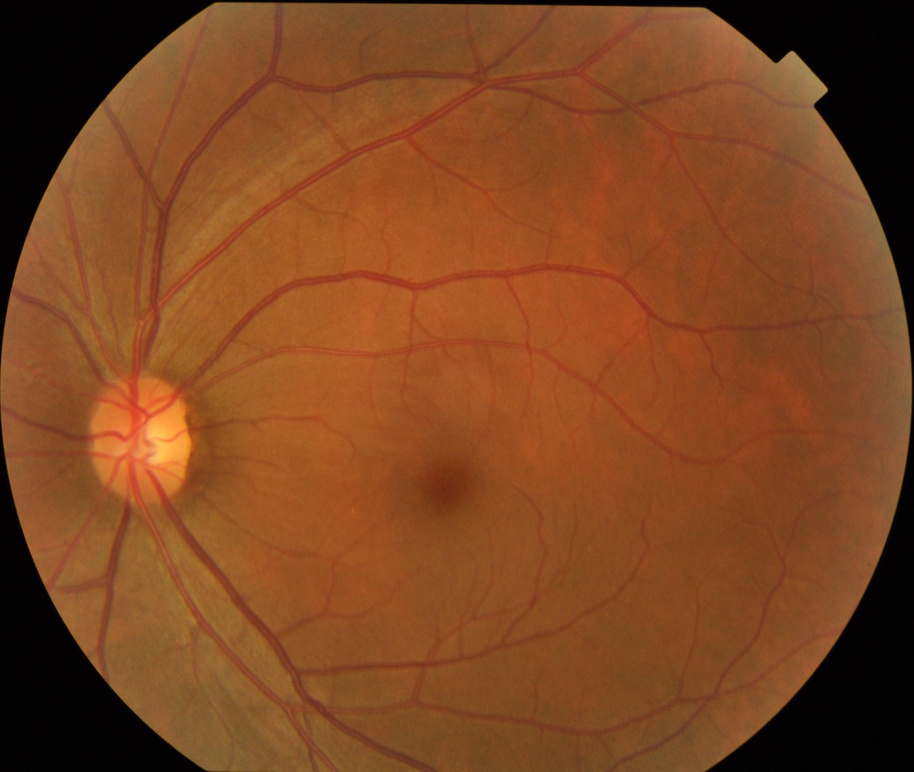
#> input picture 1000images/1ffa9627-8d87-11e8-9daf-6045cb817f5b..JPG, 914 x 772 px, shrunk from 3046 x 2572 before the run; its folder holds only this picture in this run
$ python -i app_funduschat_flask_all.py   (imports and definitions only)
#> lines starting #> are read from the running program, lines starting #| are printed output that depends on the picture; after the words box and inside, x2 and y2 are one past the last pixel; in counts of white or black regions, pixels touching at a corner belong together
#> further down, picture is the input picture: shape (772, 914, 3); mean B, G, R 33.6, 69.5, 125.4
# app_funduschat_flask.py
# Fundus Chat Line – runnable demo app
# Demo only — not for clinical use.

from flask import Flask, request, render_template_string
import os
import cv2
import numpy as np
from PIL import Image
import math
from sklearn.metrics.pairwise import cosine_similarity
from skimage.filters import frangi

# [1 line not run here, left out]
UPLOAD_FOLDER = 'static/uploads'
DATASET_FOLDER = '1000images' # change later to 'dataset'
FEATURES_FILE = 'features.npz'
# [1 line not run here, left out]

HAVE_FRANGI = True

# --------------------------------------------------
# HTML Template
# --------------------------------------------------
HTML = """
<!DOCTYPE html>
<html>
<head>
<title>Fundus Chat Line</title>
<style>
  body { font-family: Arial; margin: 40px; }
  .disc { color: red; font-weight: bold; }
</style>
</head>
<body>
<h2>Fundus Chat Line</h2>
<p><strong>Demo only — not for clinical use.</strong></p>
<form method="POST" enctype="multipart/form-data">
  <p>Upload Fundus Image:<br><input type=file name=image required></p>
  <p>Optional Question:<br><input type=text name=question style="width:300px"></p>
  <button type=submit>Analyze</button>
</form>

{% if result %}
<hr>
<h3>Results</h3>
<p><b>Vessel Overlay:</b></p>
<img src="{{ url_for('static', filename=result.vessel_path) }}" width=300>
<p><b>Optic Disc Overlay:</b></p>
<img src="{{ url_for('static', filename=result.disc_path) }}" width=300>

<h3>Similar Images</h3>
{% for item in result.neighbors %}
  <div style="margin-bottom:10px;">
    <img src="{{ url_for('static', filename=item.path) }}" width=200><br>
    Class: {{ item.label }}<br>
    Similarity: {{ '%.3f'|format(item.score) }}
  </div>
{% endfor %}

<h3>Summary</h3>
<div style="border:1px solid #ccc; padding:10px; width:500px;">
  <p><b>Provisional Label:</b> {{ result.provisional }}</p>
  <p>Vessel Density: {{ '%.3f'|format(result.vessel_density) }}</p>
  <p>Optic Disc Area: {{ '%.3f'|format(result.disc_area) }}</p>
  <p><b>Reply:</b> {{ result.reply }}</p>
</div>
{% endif %}
</body></html>
"""

# --------------------------------------------------
# Image utilities
# --------------------------------------------------
def load_image(path):
    return cv2.imread(path)

# [20 lines left out: functions vessel_overlay, disc_overlay_old, not called in this run]


def disc_overlay(img):

    # --- Red channel (optic disc strongest here)
    r = img[:,:,2]
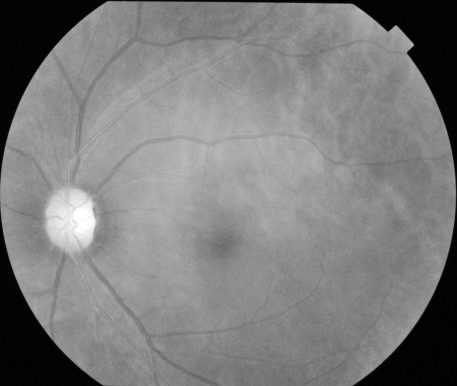
#> r: shape (772, 914) (shown at 1/2 size); min 0, max 255, mean 125.4

    # --- White Top-Hat to isolate bright local blob
    kernel = cv2.getStructuringElement(cv2.MORPH_ELLIPSE, (55,55))
    tophat = cv2.morphologyEx(r, cv2.MORPH_TOPHAT, kernel)
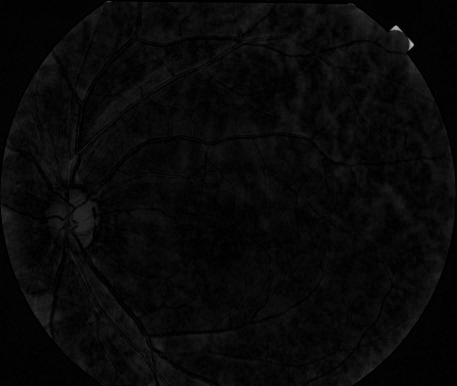
#> tophat: shape (772, 914) (shown at 1/2 size); min 0, max 187, mean 8.4

    # --- Normalize
    tophat = cv2.normalize(tophat, None, 0, 255, cv2.NORM_MINMAX)

    # --- Smooth
    bl = cv2.GaussianBlur(tophat, (15,15), 0)

    # --- Threshold
    _, th = cv2.threshold(bl, 0, 255, cv2.THRESH_BINARY + cv2.THRESH_OTSU)
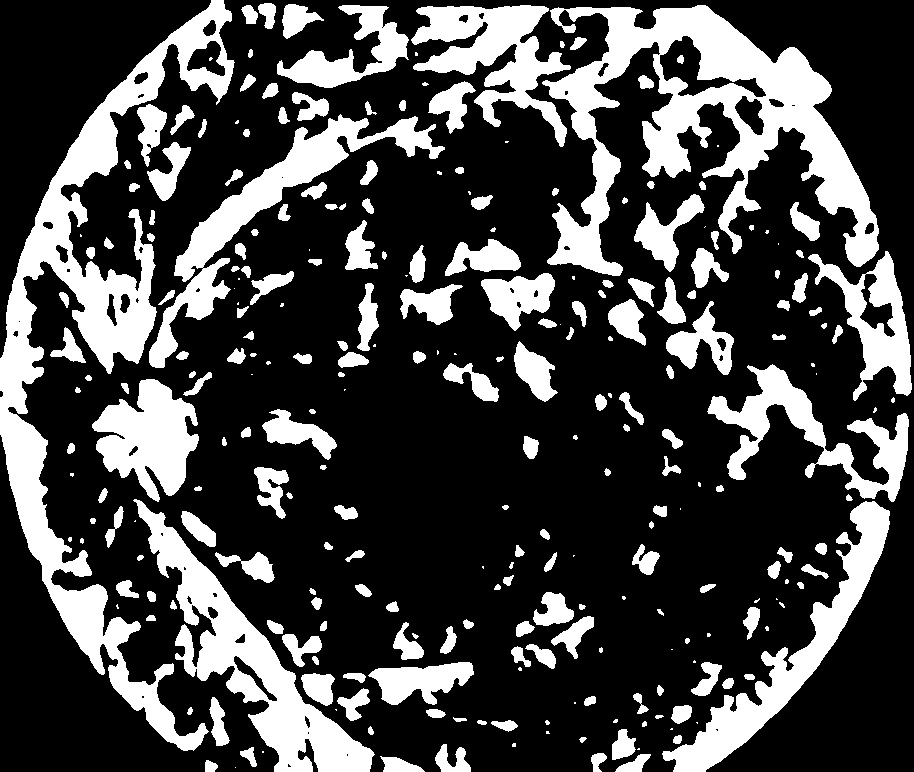
#> th: shape (772, 914); 27% white; 269 white regions (64 under 20 px), largest, box (x1, y1, x2, y2) and area: (0, 0, 235, 751) 34113, (542, 5, 879, 276) 31505, (133, 499, 375, 772) 15375

    # --- Morphological cleanup
    th = cv2.morphologyEx(th, cv2.MORPH_CLOSE,
                          cv2.getStructuringElement(cv2.MORPH_ELLIPSE, (25,25)))
#> th: shape (772, 914); 40.4% white; 54 white regions (19 under 20 px), largest, box (x1, y1, x2, y2) and area: (0, 0, 914, 772) 267787, (511, 590, 603, 671) 4331, (236, 409, 337, 470) 2306
    th = cv2.morphologyEx(th, cv2.MORPH_OPEN,
                          cv2.getStructuringElement(cv2.MORPH_ELLIPSE, (15,15)))
#> th: shape (772, 914); 38.3% white; 17 white regions, largest, box (x1, y1, x2, y2) and area: (0, 0, 914, 772) 253455, (512, 592, 594, 668) 4187, (260, 409, 336, 455) 1956

    # --- Largest component = optic disc
    num, labels, stats, _ = cv2.connectedComponentsWithStats(th, 8)
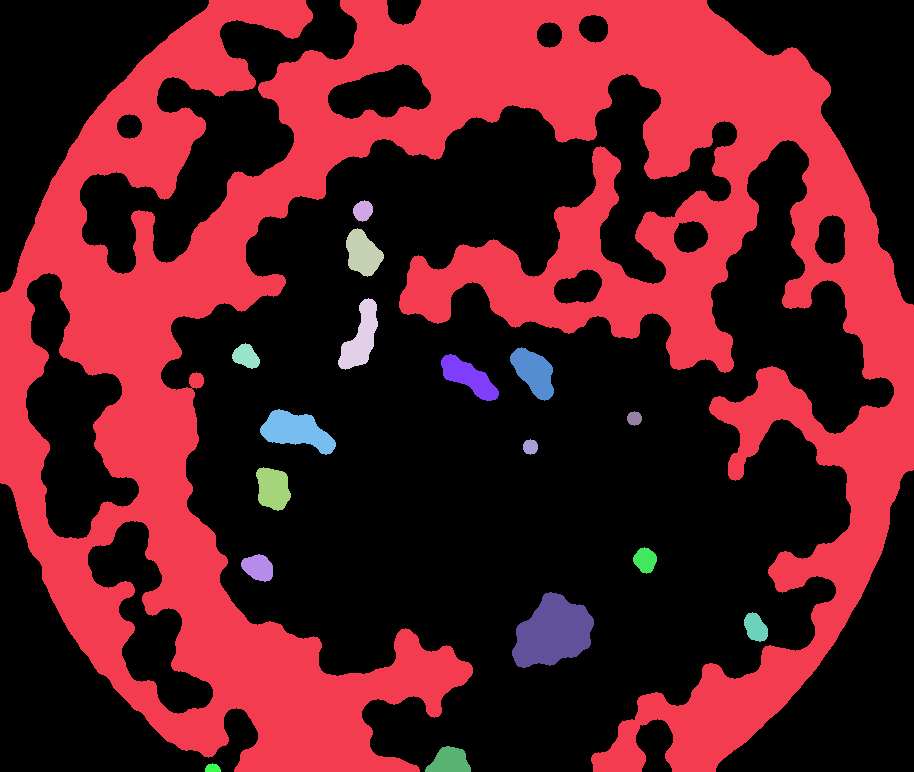
#> labels: shape (772, 914) int32; 18 distinct labels, from 0 to 17; one colour per label, 0 black
#> num = 18; stats = 18 rows, first 6: [0, 0, 914, 772, 435701], [0, 0, 914, 772, 253455], [353, 200, 20, 22, 323], [346, 228, 38, 49, 1211], [338, 298, 40, 72, 1485], [232, 343, 28, 26, 481]
    if num > 1:
        largest = 1 + np.argmax(stats[1:, cv2.CC_STAT_AREA])
#> largest = 1
        mask = (labels == largest).astype(np.uint8) * 255
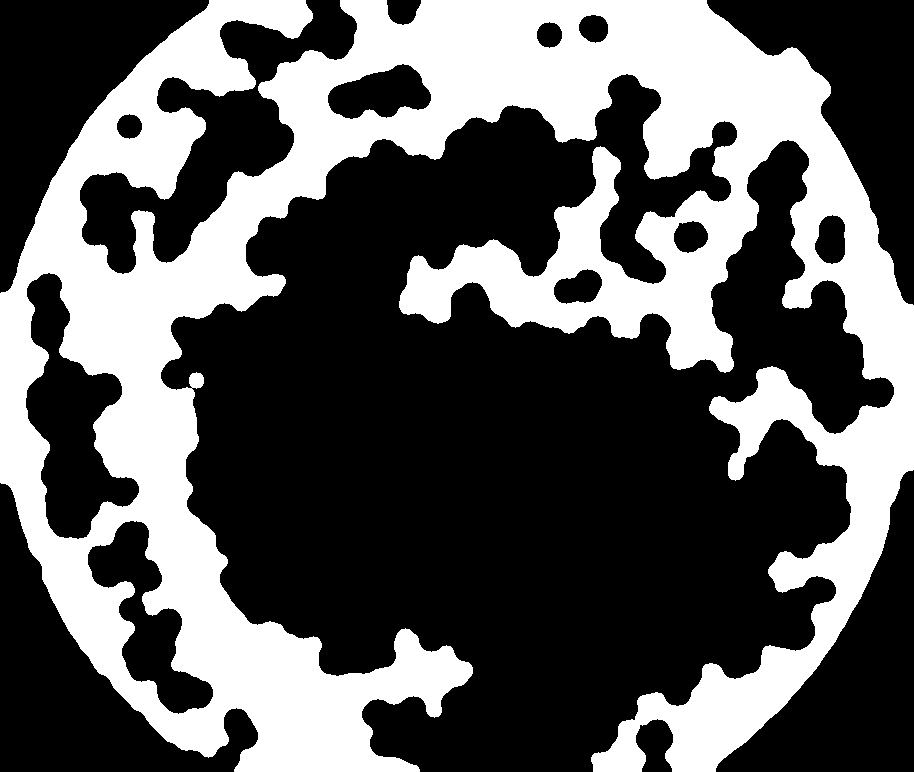
#> mask: shape (772, 914); 35.9% white; 1 white region, box (x1, y1, x2, y2) and area: (0, 0, 914, 772) 253455
    else:
        mask = th

    # --- Overlay
    overlay = img.copy()
    overlay[mask == 0] = [0, 0, 255]
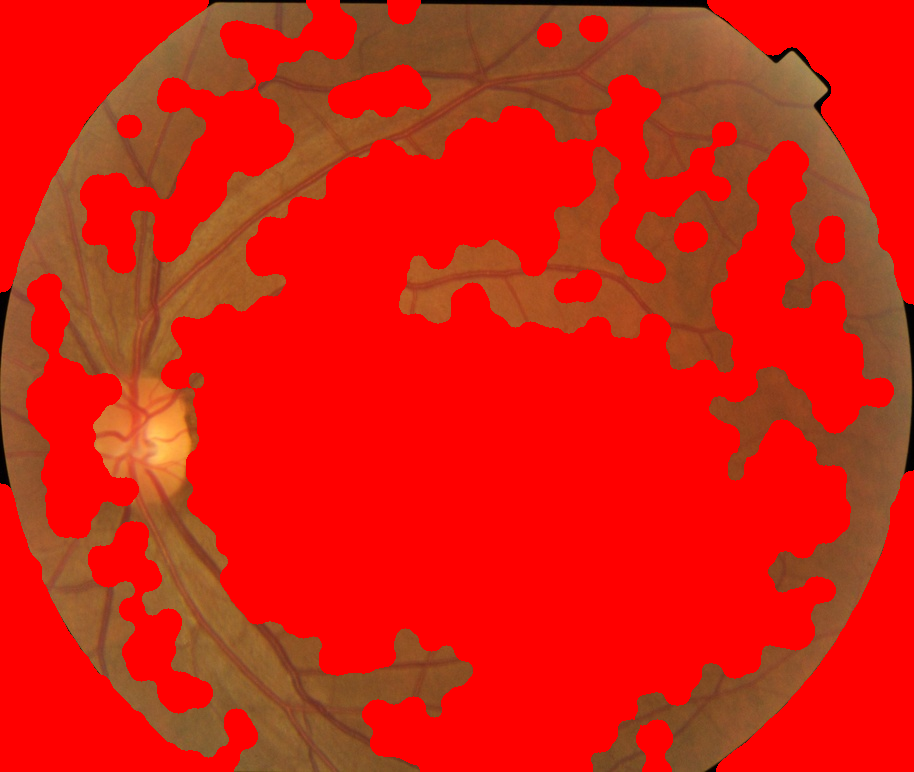
#> overlay: shape (772, 914, 3); mean B, G, R 15.4, 29.9, 215.5

    return overlay, mask


# ---------------------------------------------------------
# Feature extraction for similarity
# ---------------------------------------------------------

# [5 lines left out: function hist_feature, not called in this run]

# --------------------------------------------------
# Preload dataset features
# --------------------------------------------------
# [22 lines not run here, left out]

# --------------------------------------------------
# Flask Route
# --------------------------------------------------
# [72 lines that did not run here, left out]


# [2 lines not run here, left out]

>>> import cv2
>>> picture = cv2.imread('1000images/1ffa9627-8d87-11e8-9daf-6045cb817f5b..JPG')
>>> result = disc_overlay(picture)

$ run again, on 1000images/1ffa9628-8d87-11e8-9daf-6045cb817f5b..JPG
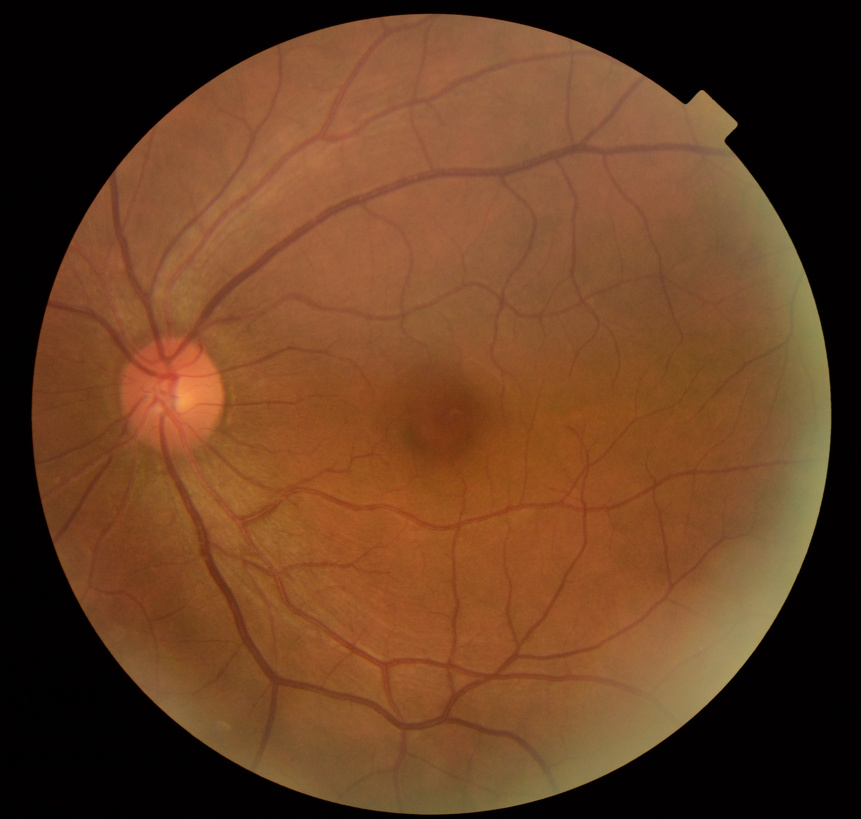
#> input picture 1000images/1ffa9628-8d87-11e8-9daf-6045cb817f5b..JPG, 861 x 819 px, shrunk from 3152 x 3000 before the run
#> picture is the input picture: shape (819, 861, 3); mean B, G, R 35, 62.8, 102.3
#> in disc_overlay, `num, labels, stats, _ = cv2.connectedComponentsWithStats(th, 8)`:
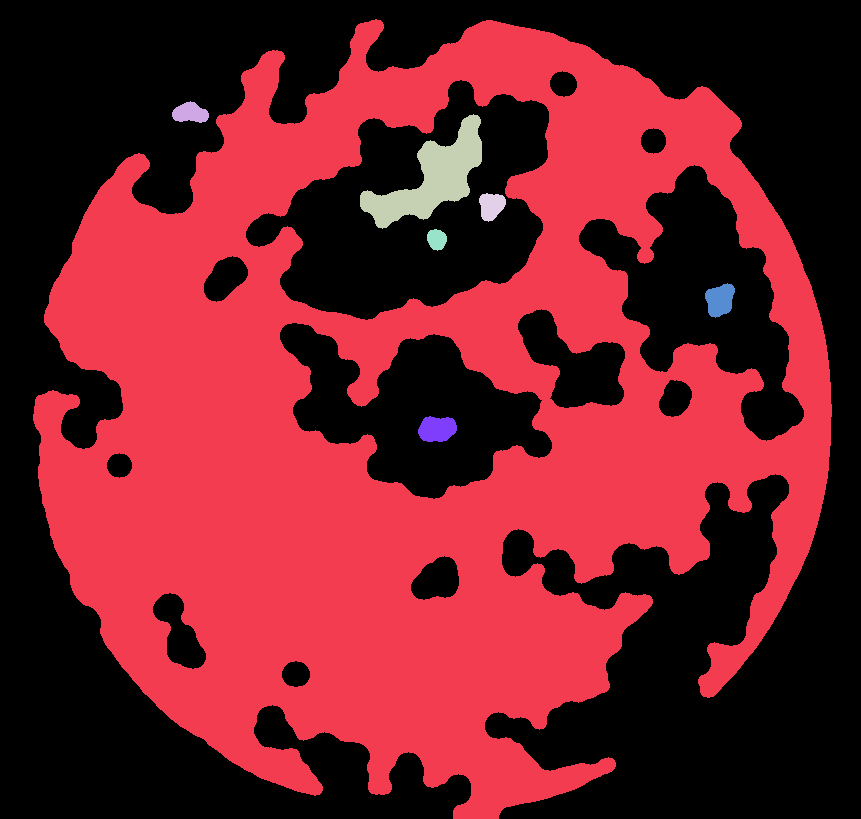
#> labels: shape (819, 861) int32; 8 distinct labels, from 0 to 7; one colour per label, 0 black
#> num = 8; stats = [[0, 0, 861, 819, 366575], [33, 19, 799, 800, 330091], [172, 101, 37, 22, 565], [360, 114, 122, 115, 5483], [479, 193, 27, 29, 565], [427, 229, 20, 22, 331], [705, 283, 30, 35, 747], [418, 416, 39, 26, 802]]
#> largest = 1
#> mask: shape (819, 861); 46.8% white; 1 white region, box (x1, y1, x2, y2) and area: (33, 19, 832, 819) 330091
#> in disc_overlay, `overlay[mask == 0] = [0, 0, 255]`:
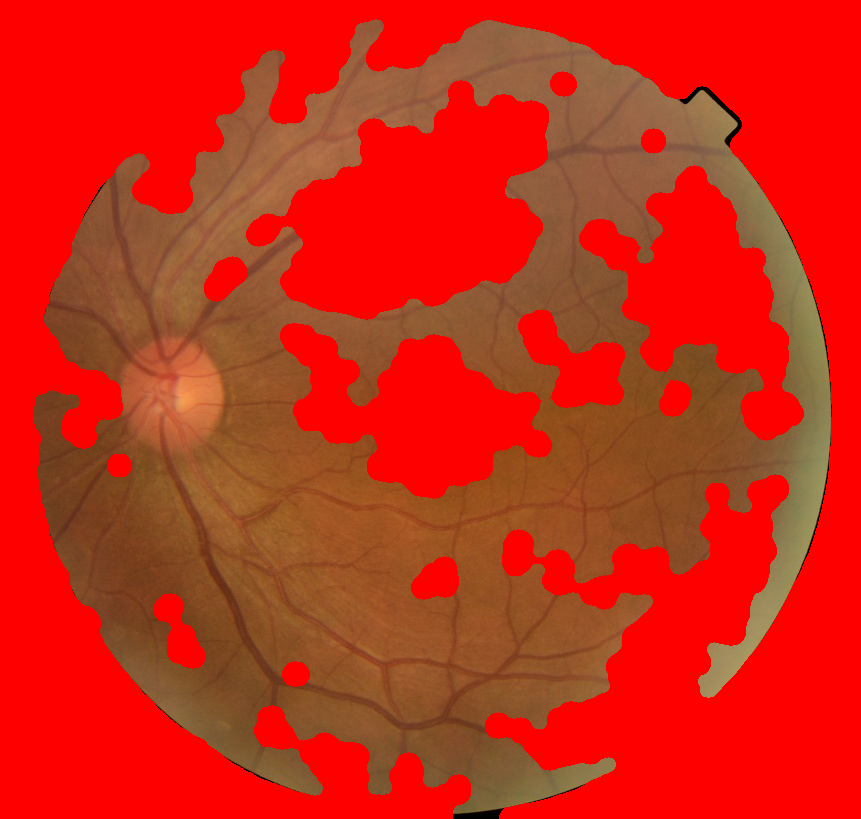
#> overlay: shape (819, 861, 3); mean B, G, R 22, 40.8, 202.6

$ run again, on 1000images/1ffa9629-8d87-11e8-9daf-6045cb817f5b..JPG
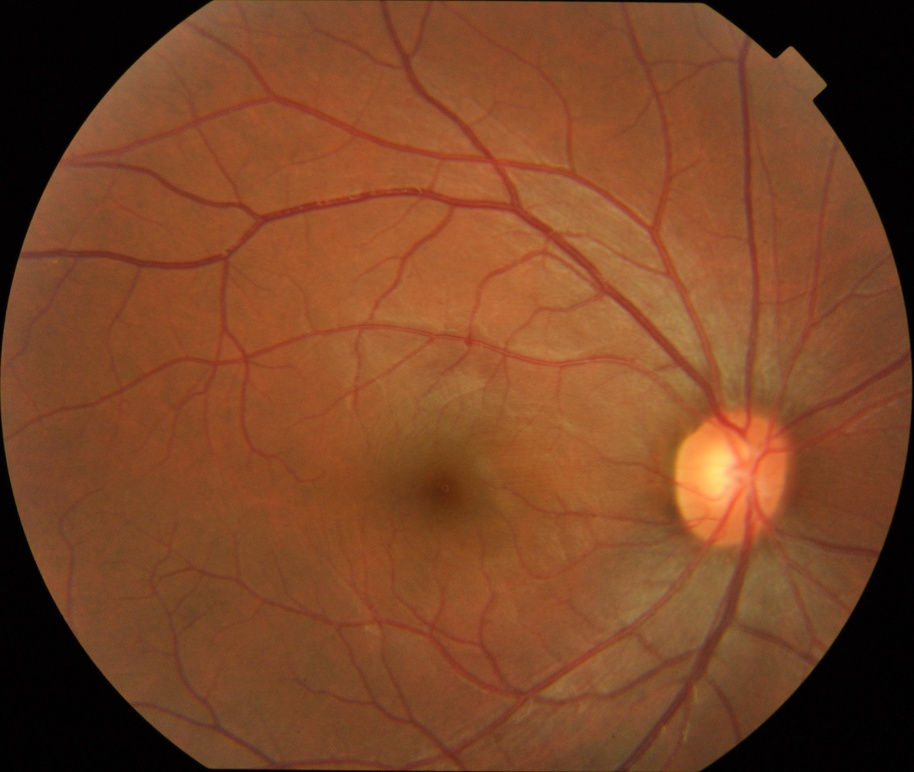
#> input picture 1000images/1ffa9629-8d87-11e8-9daf-6045cb817f5b..JPG, 914 x 772 px, shrunk from 3046 x 2572 before the run
#> picture is the input picture: shape (772, 914, 3); mean B, G, R 39, 69.6, 122.7
#> in disc_overlay, `num, labels, stats, _ = cv2.connectedComponentsWithStats(th, 8)`:
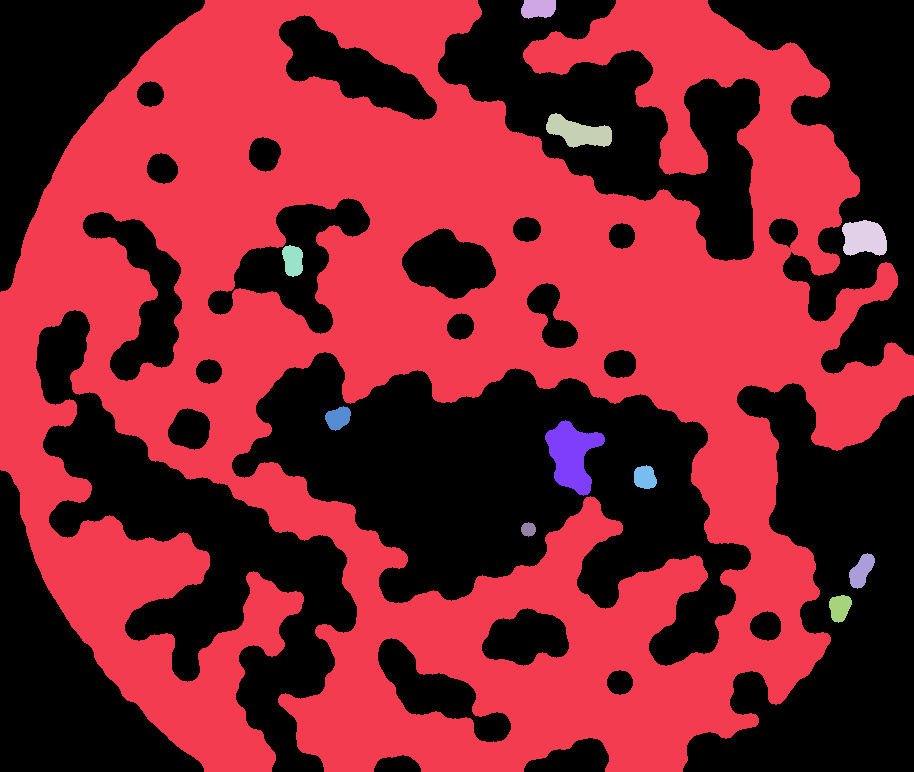
#> labels: shape (772, 914) int32; 12 distinct labels, from 0 to 11; one colour per label, 0 black
#> num = 12; stats = [[0, 0, 914, 772, 327906], [0, 0, 914, 772, 369394], [521, 0, 35, 19, 567], [546, 113, 66, 35, 1337], [842, 220, 45, 36, 1300], [282, 245, 21, 32, 529], [325, 406, 26, 25, 450], [545, 420, 60, 76, 2494], [634, 465, 23, 24, 439], [521, 522, 15, 15, 169], [849, 553, 26, 36, 551], [829, 595, 23, 28, 472]]
#> largest = 1
#> mask: shape (772, 914); 52.4% white; 28 black regions, largest, box (x1, y1, x2, y2) and area: (232, 352, 751, 666) 77557, (683, 383, 914, 772) 49513, (36, 310, 357, 772) 42832
#> in disc_overlay, `overlay[mask == 0] = [0, 0, 255]`:
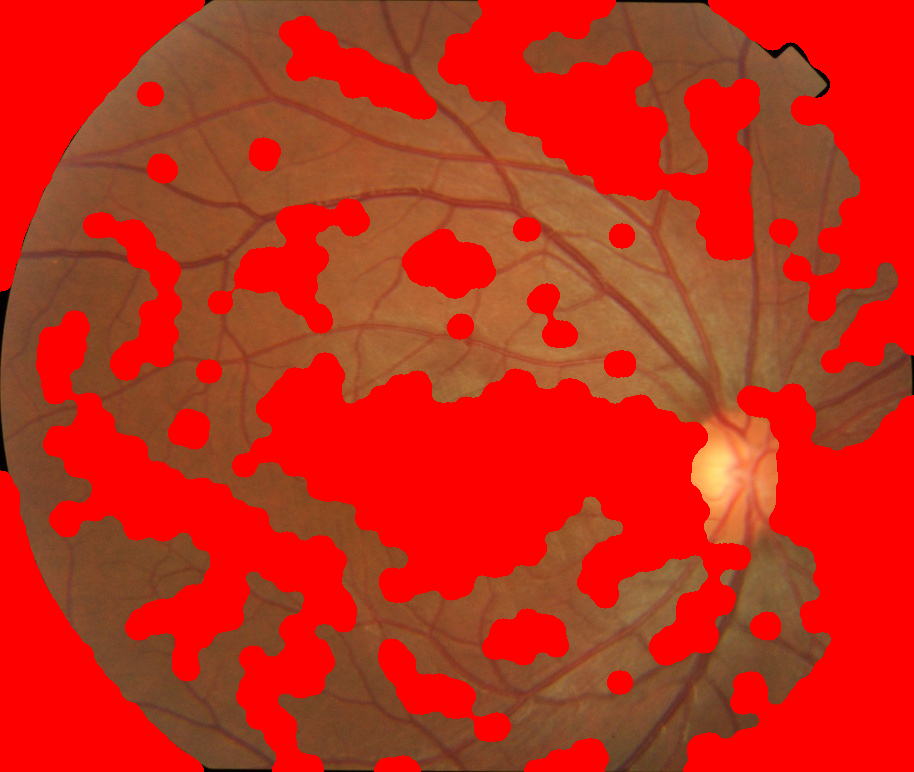
#> overlay: shape (772, 914, 3); mean B, G, R 24.6, 42.9, 196.9
